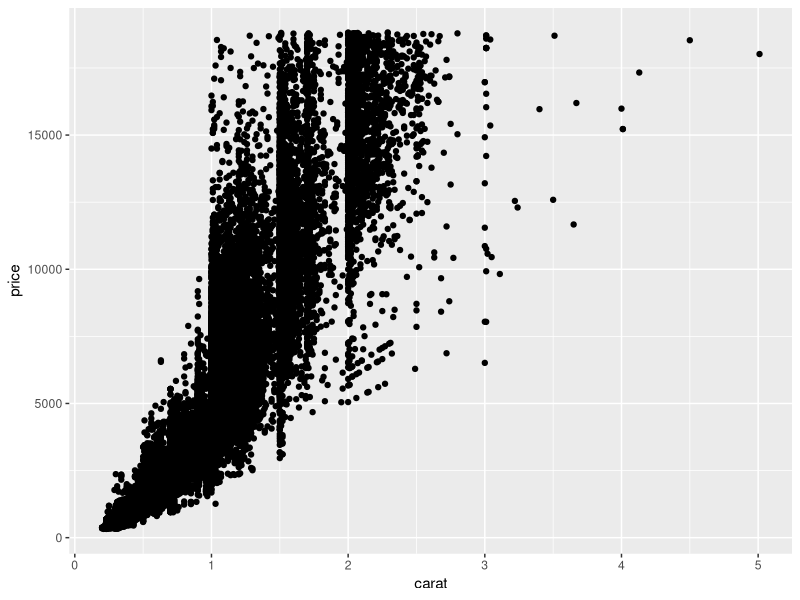
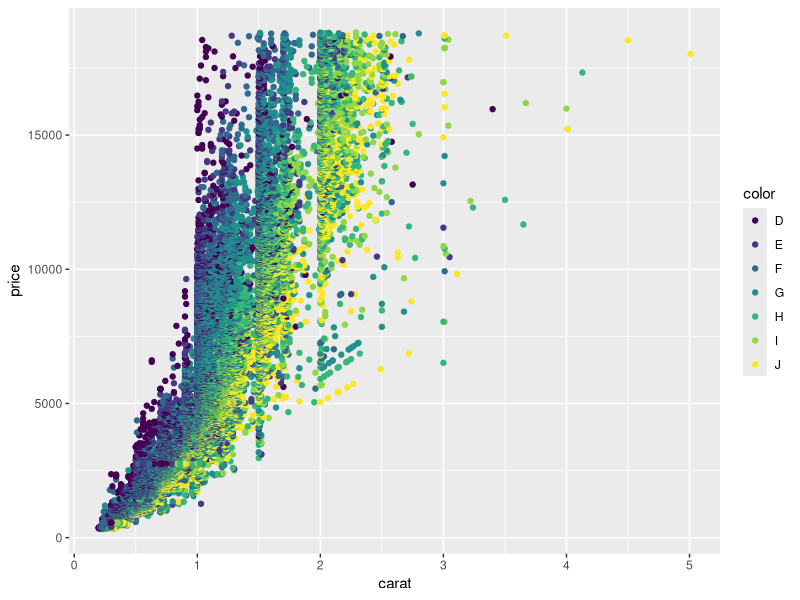
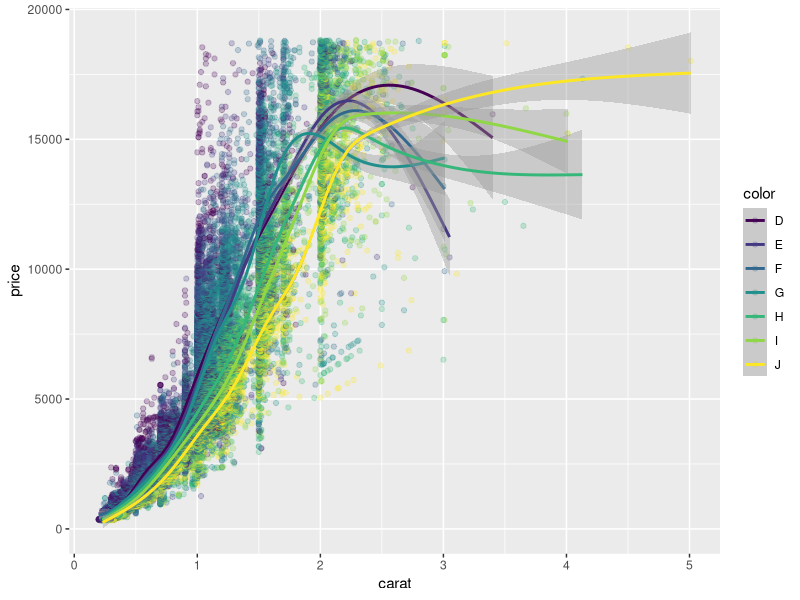
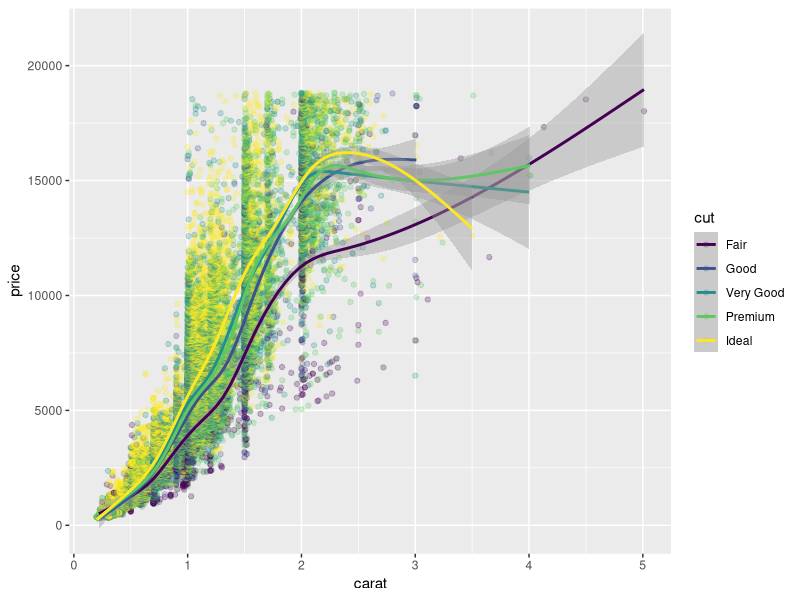
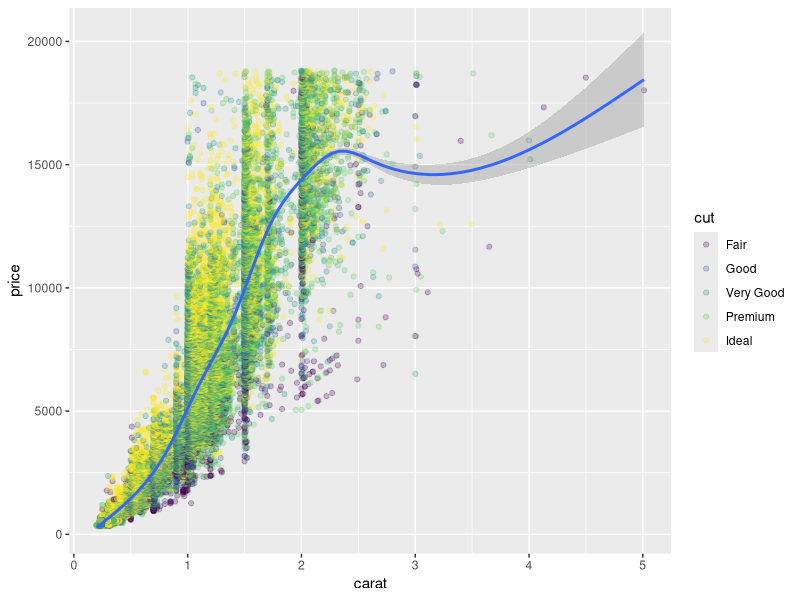
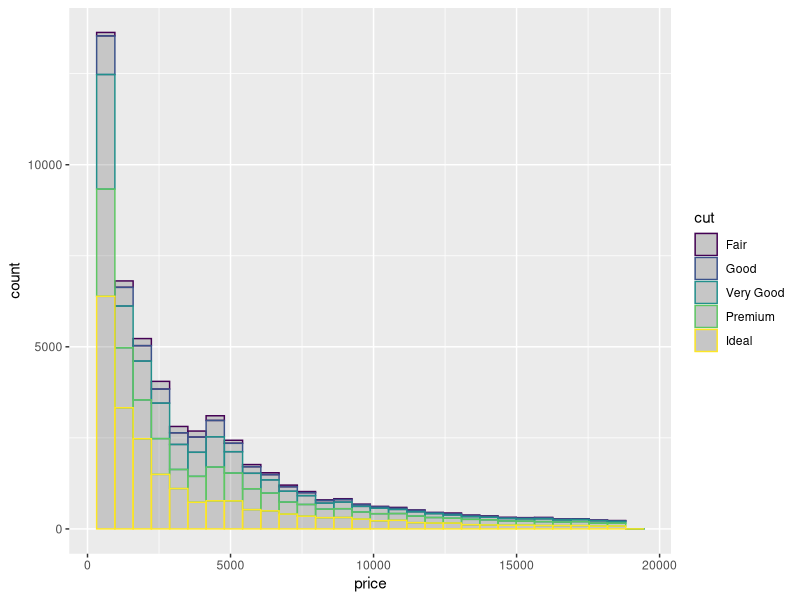
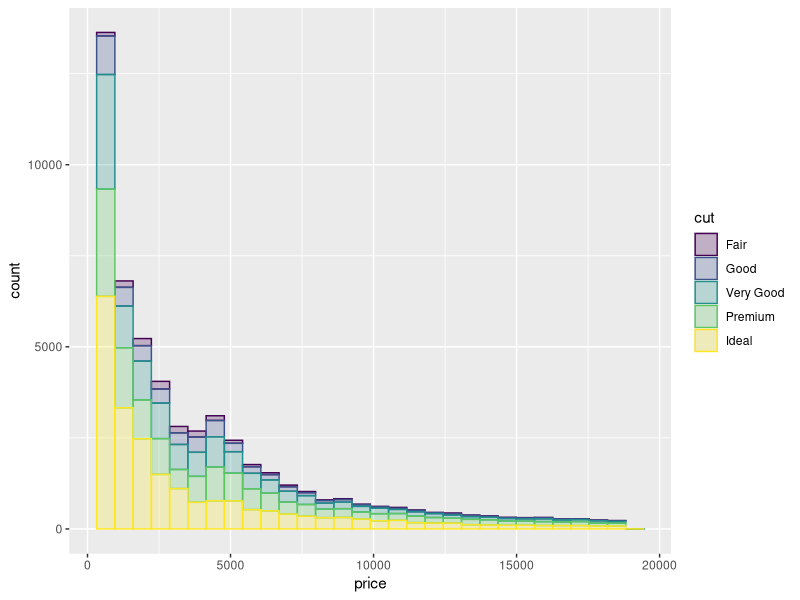
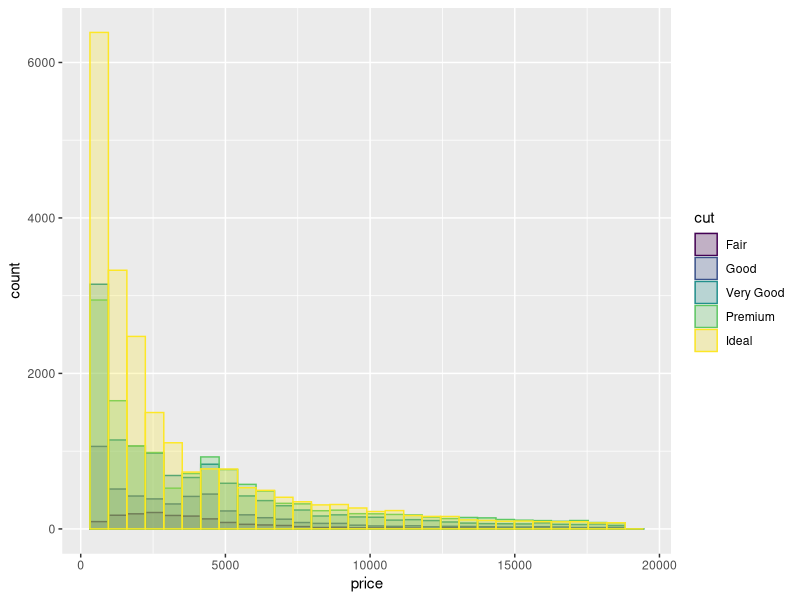

Write the R code that produced these figures, in order.
## Code extracted from .Rmd files for slides
# some of this code may be for display purposes only 
# (especially when you see echo=F / eval=F in the headers, or calls to kable)

#load libraries
library(knitr)
library(ggplot2)
library(RColorBrewer)


## ---- echo=F-------------------------------------------------------------
knitr::kable(head(diamonds), format = 'html')


## ---- eval=FALSE, fig.width=7, fig.height=5------------------------------
## ggplot(data=diamonds, aes(x=carat, y=price)) +
##   geom_point()


## ---- echo=FALSE, fig.width=7, fig.height=5------------------------------
ggplot(data=diamonds, aes(x=carat, y=price)) + 
  geom_point()


## ---- eval=FALSE, fig.width=7, fig.height=5------------------------------
## ggplot(data=diamonds, aes(x=carat, y=price, color=color)) +
##   geom_point()


## ---- echo=FALSE, fig.width=7, fig.height=5------------------------------
ggplot(data=diamonds, aes(x=carat, y=price, color=color)) + 
  geom_point()


## ---- eval=FALSE, fig.width=7, fig.height=5------------------------------
## ggplot(data=diamonds, aes(x=carat, y=price, color=color)) +
##   geom_point(alpha=.25) +
##   geom_smooth()


## ---- echo=FALSE, fig.width=7, fig.height=5------------------------------
ggplot(data=diamonds, aes(x=carat, y=price, color=color)) + 
  geom_point(alpha=.25) + 
  geom_smooth()


## ---- eval=F-------------------------------------------------------------
## ggplot(data=diamonds, aes(x=carat, y=price, color=color)) +
##   geom_point(alpha=.25) +
##   geom_smooth()


## ---- fig.width=7, fig.height=5, message=FALSE---------------------------
ggplot(data=diamonds, aes(x=carat, y=price, color=cut)) + 
  geom_point(alpha=.25) + 
  geom_smooth()


## ---- eval=F-------------------------------------------------------------
## ggplot(data=diamonds, aes(x=carat, y=price)) +
##   geom_point(aes(color=cut), alpha=.25) +
##   geom_smooth()


## ---- echo=F, fig.width=7, fig.height=5, message=F-----------------------
ggplot(data=diamonds, aes(x=carat, y=price)) + 
  geom_point(aes(color=cut), alpha=.25) + 
  geom_smooth()


## ---- eval=F, fig.width=7, fig.height=5----------------------------------
## ggplot(data=diamonds, aes(x=price)) +
##   geom_histogram(aes(color=cut), alpha=.25)


## ---- echo=F, fig.width=7, fig.height=5----------------------------------
ggplot(data=diamonds, aes(x=price)) + 
  geom_histogram(aes(color=cut), alpha=.25)


## ---- eval=F, fig.width=7, fig.height=5, message=F-----------------------
## ggplot(data=diamonds, aes(x=price, color=cut, fill=cut)) +
##   geom_histogram(alpha=.25)


## ---- echo=F, fig.width=7, fig.height=5, message=F-----------------------
ggplot(data=diamonds, aes(x=price, color=cut, fill=cut)) + 
  geom_histogram(alpha=.25)


## ---- eval=F, fig.width=7, fig.height=5, message=F-----------------------
## ggplot(data=diamonds, aes(x=price, color=cut, fill=cut)) +
##   geom_histogram(alpha=.25, position="identity")


## ---- echo=F, fig.width=7, fig.height=5, message=F-----------------------
ggplot(data=diamonds, aes(x=price, color=cut, fill=cut)) + 
  geom_histogram(alpha=.25, position="identity")


## ---- eval=F, fig.width=7, fig.height=5, message=F-----------------------
## ggplot(data=diamonds, aes(x=price, color=cut, fill=cut)) +
##   geom_histogram(alpha=.25) +
##   facet_wrap(~cut)


## ---- echo=F, fig.width=7, fig.height=5, message=F-----------------------
ggplot(data=diamonds, aes(x=price, color=cut, fill=cut)) + 
  geom_histogram(alpha=.25) + 
  facet_wrap(~cut)


## ---- eval=F, fig.width=7, fig.height=5, message=F-----------------------
## ggplot(data=diamonds, aes(x=price, y=..density..,
##                           color=cut, fill=cut)) +
##   geom_histogram(alpha=.25) +
##   facet_wrap(~cut)


## ---- echo=F, fig.width=7, fig.height=5, message=F-----------------------
ggplot(data=diamonds, aes(x=price, y=..density.., 
                          color=cut, fill=cut)) + 
  geom_histogram(alpha=.25, bins=30)+ 
  facet_wrap(~cut)


## ---- fig.width=7, fig.height=5, message=F-------------------------------
ggplot(data=diamonds, aes(x=carat, y=..density..,
                          color=cut, fill=cut)) +
  geom_histogram(alpha=.25, bins=30) +
  facet_wrap(~cut)


## ---- fig.width=7, fig.height=5, message=F-------------------------------
ggplot(data=diamonds, aes(x=carat, color=cut, fill=cut)) +
  geom_density(alpha=.5)


## ------------------------------------------------------------------------
# discretizing carats into quartiles
carat_levs <- c(0, quantile(diamonds$carat))
diamonds$carat_fac <- factor(cut(diamonds$carat, carat_levs), ordered=TRUE)

ggplot(data=diamonds, aes(x=carat_fac, y=price, color=cut)) + 
  geom_boxplot() 


## ---- eval=F-------------------------------------------------------------
## bp <- ggplot(data=diamonds, aes(x=carat_fac, y=price, color=cut)) +
##   geom_boxplot()
## 
## bp +
##   labs(title="price by carat quartile",
##        subtitle="broken down by cut quality",
##        x="carat quartiles")


## ---- echo=F-------------------------------------------------------------
bp <- ggplot(data=diamonds, aes(x=carat_fac, y=price, color=cut)) + 
  geom_boxplot() 

bp +
  labs(title="price by carat quartile", 
       subtitle="broken down by cut quality",
       x="carat quartiles")


## ------------------------------------------------------------------------
# sample subset + build loess model
dia_sub <- diamonds[sample(1:nrow(diamonds), 500), ]
mod <- loess(price~carat, data=dia_sub)

# generate predictions
grid <- data.frame(carat = seq(min(diamonds$carat), max(diamonds$carat), length = 100))
grid$price <- predict(mod, newdata = grid)

ggplot(data=diamonds, aes(x=carat, y=price)) + 
  geom_point(alpha=.01) + 
  geom_smooth(method='loess', se=FALSE) +
  geom_line(data=grid, aes(x=carat, y=price), color="hotpink")



